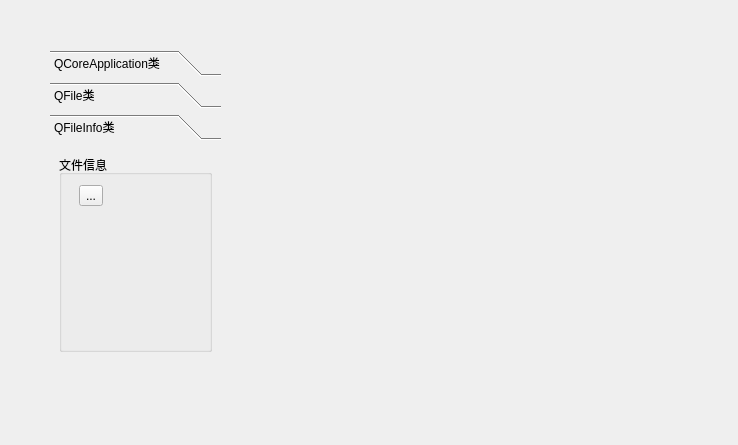
<?xml version="1.0" encoding="UTF-8"?>
<ui version="4.0">
 <class>Widget</class>
 <widget class="QWidget" name="Widget">
  <property name="geometry">
   <rect>
    <x>0</x>
    <y>0</y>
    <width>738</width>
    <height>445</height>
   </rect>
  </property>
  <property name="windowTitle">
   <string>Widget</string>
  </property>
  <widget class="QToolBox" name="toolBox">
   <property name="geometry">
    <rect>
     <x>50</x>
     <y>50</y>
     <width>171</width>
     <height>311</height>
    </rect>
   </property>
   <property name="currentIndex">
    <number>2</number>
   </property>
   <widget class="QWidget" name="page">
    <property name="geometry">
     <rect>
      <x>0</x>
      <y>0</y>
      <width>171</width>
      <height>224</height>
     </rect>
    </property>
    <attribute name="label">
     <string>QCoreApplication类</string>
    </attribute>
   </widget>
   <widget class="QWidget" name="page1">
    <attribute name="label">
     <string>QFile类</string>
    </attribute>
   </widget>
   <widget class="QWidget" name="page2">
    <property name="geometry">
     <rect>
      <x>0</x>
      <y>0</y>
      <width>171</width>
      <height>224</height>
     </rect>
    </property>
    <attribute name="label">
     <string>QFileInfo类</string>
    </attribute>
    <layout class="QGridLayout" name="gridLayout">
     <item row="0" column="0">
      <widget class="QGroupBox" name="groupBox">
       <property name="title">
        <string>文件信息</string>
       </property>
       <widget class="QToolButton" name="toolButton">
        <property name="geometry">
         <rect>
          <x>20</x>
          <y>30</y>
          <width>24</width>
          <height>21</height>
         </rect>
        </property>
        <property name="text">
         <string>...</string>
        </property>
       </widget>
      </widget>
     </item>
    </layout>
   </widget>
  </widget>
 </widget>
 <resources/>
 <connections/>
</ui>
